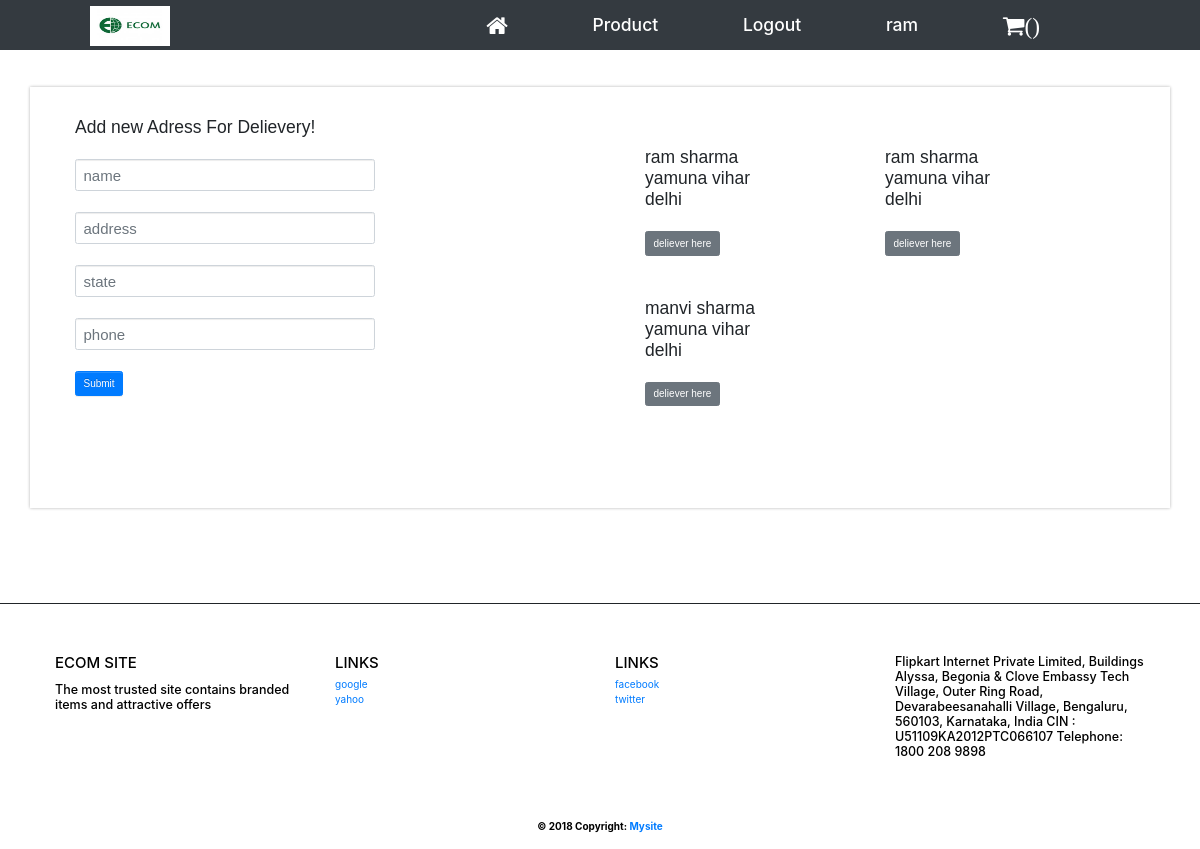
Page /buyordered/1 (signed in) on the committed database.
### user/models.py (models this page shows, shortened)
class Orderdetail(models.Model):
    name = models.CharField(max_length=400)
    buyername = models.CharField(max_length=400)
    address = models.CharField(max_length=400)
    state = models.CharField(max_length=400)
    phone = models.IntegerField()

### user/views.py (the view)
# urls.py: url(r'^buyordered/(?P<pk>\d+)$', views.buyordered, name='buyorder'),
@login_required(login_url='user_login')
def buyordered(request,pk, template_name='user/buyorder.html'):
    form = order(request.POST or None)
    request.session['pk'] = pk
    Product = Orderdetail.objects.filter(buyername=request.user.username)
    if form.is_valid():
        instance=form.save(commit=False)
        instance.buyername =request.user
        instance.save()
        return redirect('buyordered')
    return render(request, template_name, {'form': form,'object':Product})

### user/forms.py
class order(forms.ModelForm):
    class Meta:
        model = Orderdetail
        fields = ('name','address','state','phone')

### user/templates/user/buyorder.html
{% extends "user/product_base.html" %}
 {% block content %}
<div class="container">
<div class="row">
  <div class="col-sm-6">
        Add new Adress For Delievery!<br>
<br>
     <form  method="post">{% csrf_token %}
          <input type="text" class="form-control" name="name" placeholder="name" required style="width :300px;font-size: 15px;"><br>
          <input type="text" class="form-control" name="address" placeholder="address" required style="width :300px;font-size: 15px;"><br>
          <input type="text" class="form-control" name="state" placeholder="state" required style="width :300px;font-size: 15px;"><br>
          <input type="text" class="form-control" name="phone" placeholder="phone" required style="width :300px;font-size: 15px;"><br>
        <input class="btn btn-primary" type="submit" value="Submit"/>
     </form></div>
 <div class="col-sm-6">
<div class="row">
     {% for post in object %}
 <div class="col-md-6" >
            {{post.name}}<br>
                {{post.address}}<br>
                 {{post.state}}<br><br>
          <a href="{% url 'buy_now' post.id %}" class="btn btn-secondary">deliever here</a><br><br><br>
 </div>
    {% endfor %}</div>
 </div>
</div></div>
{% endblock %}

### user/templates/user/product_base.html (shortened to what this page needs)
{% load static %}
<!DOCTYPE html>
<html>
  <head>
            <link rel="stylesheet" href="https://maxcdn.bootstrapcdn.com/bootstrap/3.3.4/css/bootstrap.min.css">
<link rel="stylesheet" href="https://maxcdn.bootstrapcdn.com/bootstrap/3.3.4/css/bootstrap-theme.min.css">
    <link rel="stylesheet" href="https://stackpath.bootstrapcdn.com/font-awesome/4.7.0/css/font-awesome.min.css">
</head>
  <body>
    <link rel="stylesheet" href="https://maxcdn.bootstrapcdn.com/bootstrap/3.3.7/css/bootstrap.min.css">
<h3>
      <nav class="navbar-fixed-top bg-dark"  style="width:100%;height:50px ; padding-right:90px;padding-left:90px; Line-height: 50px; ">
        <img src="{% static './user/img/ecom.png' %}" width="80" height="40" >
        <ul>
          <li><a style="text-decoration:none" href="{% url 'index' %}"><i class="fa fa-home fa-lg" aria-hidden="true"></i></a></li>
              <li><a style="text-decoration:none" href="{% url 'show' %}">Product</a></li>
                    {% if user.is_authenticated %}
<li><a style="text-decoration:none" href="{% url 'logout' %}">Logout</a></li>
              <li><a style="text-decoration:none" href="{% url 'list' %}" style="color :black">{{ user.username }}</a></li>
          <li><a style="text-decoration:none" href="{% url 'show_cart' %}"><i class="fa fa-shopping-cart fa-lg " aria-hidden="true">({{count}})</i></a></li>
            {% else %} <li><a style="text-decoration:none" href="{% url 'register' %}">Register</a></li>
           <li><a style="text-decoration:none" href="{% url 'user_login' %}">Login  </a></li>
{% endif %}
    </ul></nav>
   <br><br><br>
<link rel="stylesheet" href="https://maxcdn.bootstrapcdn.com/bootstrap/4.3.1/css/bootstrap.min.css">
 {% block content %}
    {% endblock %}
</h3>
     <br><br><br><br><br><br>
<footer class="page-footer font-small blue pt-4" style="border-top:  1px solid ">
  <div class="nav-link">
  <div class="container-fluid text-center text-md-left">
    <div class="row">
      <div class="col-md-3 mt-md-0 mt-3">
        <h4 class="text-uppercase">ecom site</h4>
        <p><h5>The most trusted site contains branded items and attractive offers</h5></p>
      </div>
      <div class="col-md-3 mb-md-0 mb-3">
        <h4 class="text-uppercase">Links</h4>
        <ul class="list-unstyled">
          <li>
            <a href="#!">google</a>
          </li>
          <li>
            <a href="#!">yahoo</a>
          </li>
        </ul>
      </div>
      <div class="col-md-3 mb-md-0 mb-3">
        <h4 class="text-uppercase">Links</h4>
        <ul class="list-unstyled">
          <li>
            <a href="#!">facebook</a>
          </li>
          <li>
            <a href="#!">twitter</a>
          </li>
        </ul>
      </div>
      <div class="col-md-3 mb-md-0 mb-3">
      <h5>Flipkart Internet Private Limited,
          Buildings Alyssa, Begonia &
        Clove Embassy Tech Village,
        Outer Ring Road, Devarabeesanahalli Village,
        Bengaluru, 560103,
        Karnataka, India
        CIN : U51109KA2012PTC066107
        Telephone: 1800 208 9898</h5>
      </div>
    </div>
  </div>
  <strong><br>
  <div class="footer-copyright text-center py-3">© 2018 Copyright:
    <a href="http://127.0.0.1:8000/user/"> Mysite</a>
  </div></strong></div>
</footer>
  </body>
</html>

### user/templates/user/product_base.html (style rules this page uses)
nav ul li { list-style-type: none; display: inline-block; transition: 0.8s all; }
nav ul { float:right; margin-right:30px; }
nav ul li a { test-decoration: none; color:white; padding: 40px; }
.nav-link { color: black; }
.row { padding: 30px; }
.container { width:1300px; box-shadow: 0 0 3px 0 rgba(0,0,0,0.3); background: #fff; padding 20px; margin : 2% auto 0; text-align: left; font-family: sans-serif; }
body { font-family: sans-serif; }
.page-footer { bottom: 0; width: 100%; }

### rows in the picture
Orderdetail: name "ram sharma", address "yamuna vihar", state "delhi"
Orderdetail: name "ram sharma", address "yamuna vihar", state "delhi"
Orderdetail: name "manvi sharma", address "yamuna vihar", state "delhi"

### other values in the picture
{{ user.username }} "ram"
